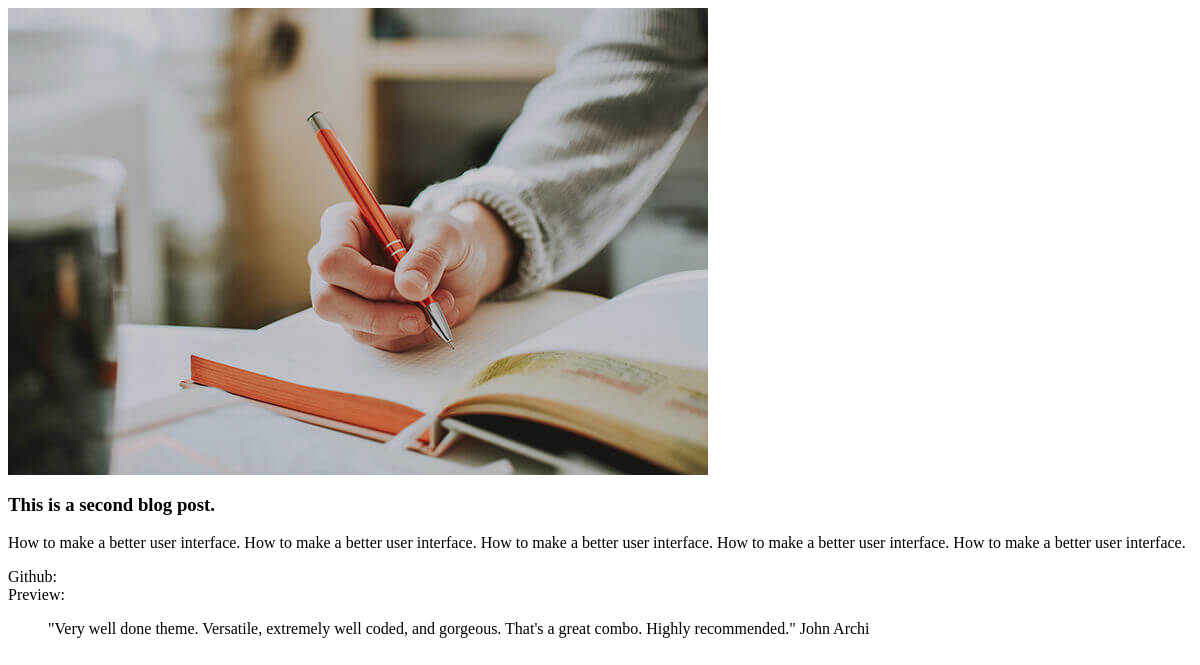
/post/2/, run on an earlier commit of the app's database.
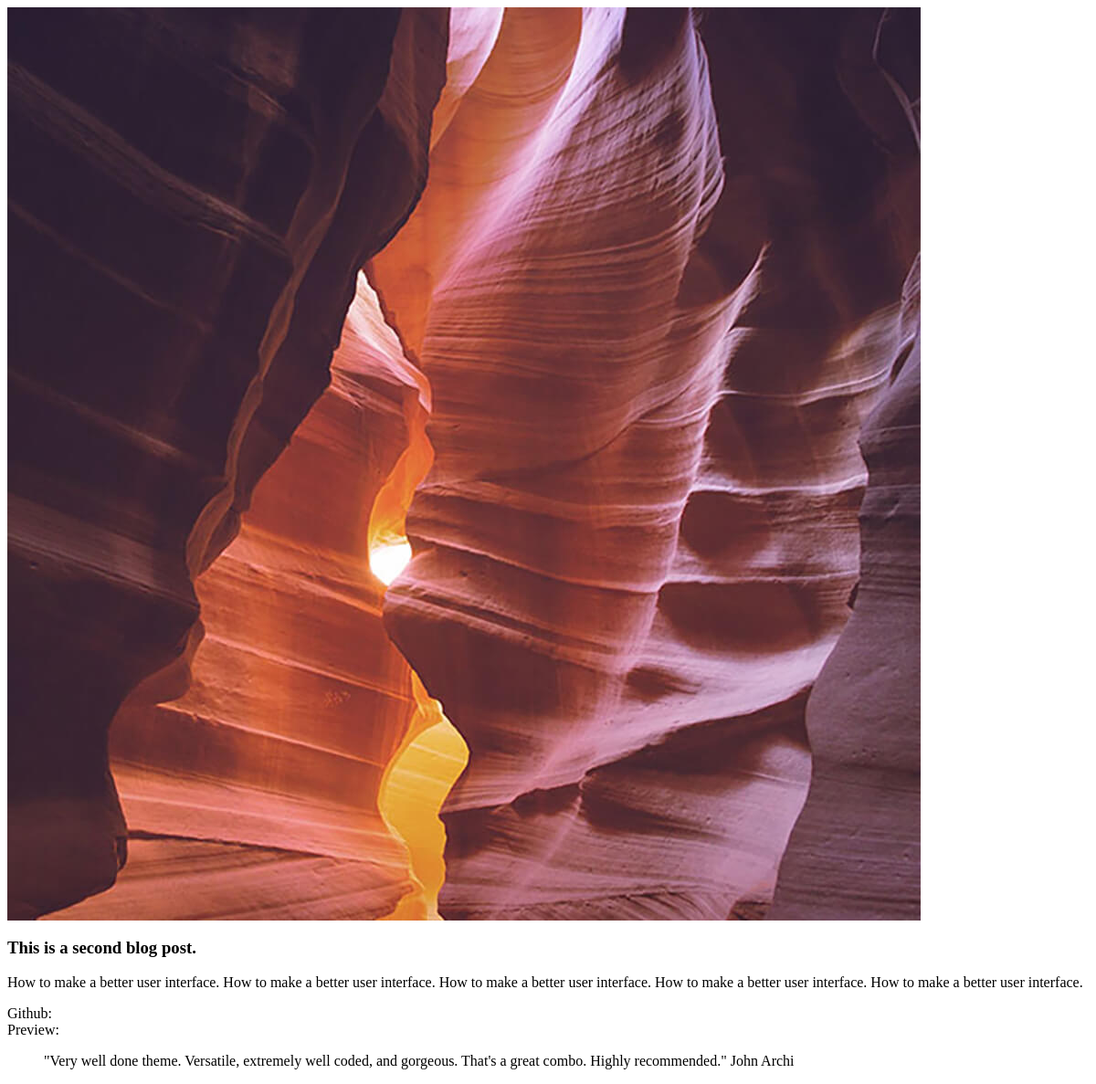
And on a later commit of the database.
### blog/models.py (models this page shows, shortened)
class Post(models.Model):
    title = models.CharField(max_length=100)
    post_image = models.ImageField(null=True, blank=True, upload_to='images/')
    content = models.TextField()
    category = models.CharField(max_length=24, null=True, blank=True,)
    type = models.CharField(max_length=100, null=True, blank=True,)
    client = models.CharField(max_length=100, null=True, blank=True,)
    project_link = models.CharField(max_length=100, null=True, blank=True)
    github_link = models.CharField(max_length=100, null=True, blank=True)
    date_posted = models.DateTimeField(default=timezone.now)
    author = models.ForeignKey(User, on_delete=models.CASCADE)

### blog/views.py (the view)
# urls.py: path('post/<int:pk>/', SinglePostView.as_view(), name='post-detail'),
class SinglePostView(DetailView):
    model = Post

### blog/templates/blog/post_detail.html (shortened to what this page needs)
<div id="de_modal-content" class="container">
    <div class="row g-5">
        <div class="col-lg-8">
            <img src="{{ object.post_image.url }}" alt="" class="img-fluid">
        </div>
        <div class="col-lg-4 de_project-info">
            <h3>{{ object.title }}</h3>
            <p>{{ object.content | safe }}</p>
            <div class="de_project-details">
                {% if object.github_link %}
                <div class="d-field">
                    Github: <span><a href="{{ object.github_link }}" target="_blank">{{ object.github_link|slice:"8:" }}</a></span>
                </div>
                {% endif %}
                {% if object.project_link %}
                <div class="d-field">
                    Preview: <span><a href="{{ object.project_link }}" target="_blank">{{ object.project_link|slice:"8:" }}</a></span>
                </div>
                {% endif %}
            </div>
            <blockquote>
                "Very well done theme. Versatile, extremely well coded, and gorgeous. That's a great combo. Highly recommended."
                <span>John Archi</span>
            </blockquote>
        </div>
    </div>
</div>

What changed in the data, as far as the page shows it:
changed Post "This is a second blog post.": post_image: a different picture
